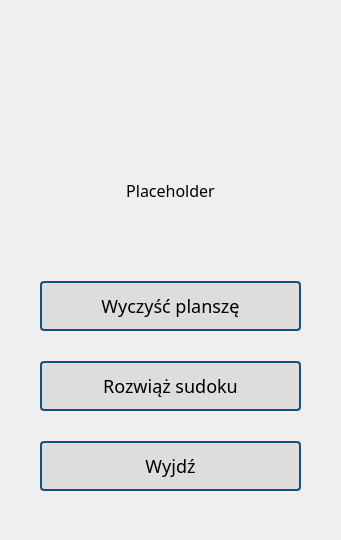
   <widget class="QWidget" name="WypelnijWidget" native="true">
    <property name="enabled">
     <bool>true</bool>
    </property>
    <property name="geometry">
     <rect>
      <x>619</x>
      <y>0</y>
      <width>341</width>
      <height>540</height>
     </rect>
    </property>
    <widget class="QWidget" name="PrzyciskiWypelnijWidget" native="true">
     <property name="geometry">
      <rect>
       <x>0</x>
       <y>130</y>
       <width>341</width>
       <height>401</height>
      </rect>
     </property>
     <layout class="QVBoxLayout" name="verticalLayout_5">
      <property name="spacing">
       <number>30</number>
      </property>
      <property name="leftMargin">
       <number>40</number>
      </property>
      <property name="rightMargin">
       <number>40</number>
      </property>
      <property name="bottomMargin">
       <number>40</number>
      </property>
      <item>
       <widget class="QLabel" name="WynikWypelnieniaLbl">
        <property name="styleSheet">
         <string notr="true">QLabel{
display: inline-block;
font-family: sans-serif, Arial;
font-size: 16px;
}

</string>
        </property>
        <property name="text">
         <string>Placeholder</string>
        </property>
        <property name="alignment">
         <set>Qt::AlignCenter</set>
        </property>
       </widget>
      </item>
      <item>
       <widget class="QPushButton" name="WyczyscSudoku">
        <property name="sizePolicy">
         <sizepolicy hsizetype="Minimum" vsizetype="Fixed">
          <horstretch>0</horstretch>
          <verstretch>0</verstretch>
         </sizepolicy>
        </property>
        <property name="minimumSize">
         <size>
          <width>0</width>
          <height>50</height>
         </size>
        </property>
        <property name="styleSheet">
         <string notr="true">QPushButton{
display: inline-block;
background-color: #ddd;
padding: 10px 20px;
font-family: sans-serif, Arial;
font-size: 18px;
border: 2px solid #165178;
border-radius: 4px;
}

QPushButton:hover:!pressed
{
background-color: #dfd;
}

QPushButton:pressed
{
border: 2px dashed #444;  
}

</string>
        </property>
        <property name="text">
         <string>Wyczyść planszę</string>
        </property>
       </widget>
      </item>
      <item>
       <widget class="QPushButton" name="RozwiazSudoku">
        <property name="minimumSize">
         <size>
          <width>0</width>
          <height>50</height>
         </size>
        </property>
        <property name="font">
         <font>
          <family>sans-serif</family>
          <pointsize>-1</pointsize>
         </font>
        </property>
        <property name="styleSheet">
         <string notr="true">QPushButton{
display: inline-block;
background-color: #ddd;
padding: 10px 20px;
font-family: sans-serif, Arial;
font-size: 18px;
border: 2px solid #165178;
border-radius: 4px;
}

QPushButton:hover:!pressed
{
background-color: #dfd;
}

QPushButton:pressed
{
border: 2px dashed #444;  
}

</string>
        </property>
        <property name="text">
         <string>Rozwiąż sudoku</string>
        </property>
       </widget>
      </item>
      <item>
       <widget class="QPushButton" name="WyjdzWypelnij">
        <property name="minimumSize">
         <size>
          <width>0</width>
          <height>50</height>
         </size>
        </property>
        <property name="styleSheet">
         <string notr="true">QPushButton{
display: inline-block;
background-color: #ddd;
padding: 10px 20px;
font-family: sans-serif, Arial;
font-size: 18px;
border: 2px solid #165178;
border-radius: 4px;
}

QPushButton:hover:!pressed
{
background-color: #dfd;
}

QPushButton:pressed
{
border: 2px dashed #444;  
}

</string>
        </property>
        <property name="text">
         <string>Wyjdź</string>
        </property>
       </widget>
      </item>
     </layout>
    </widget>
   </widget>
